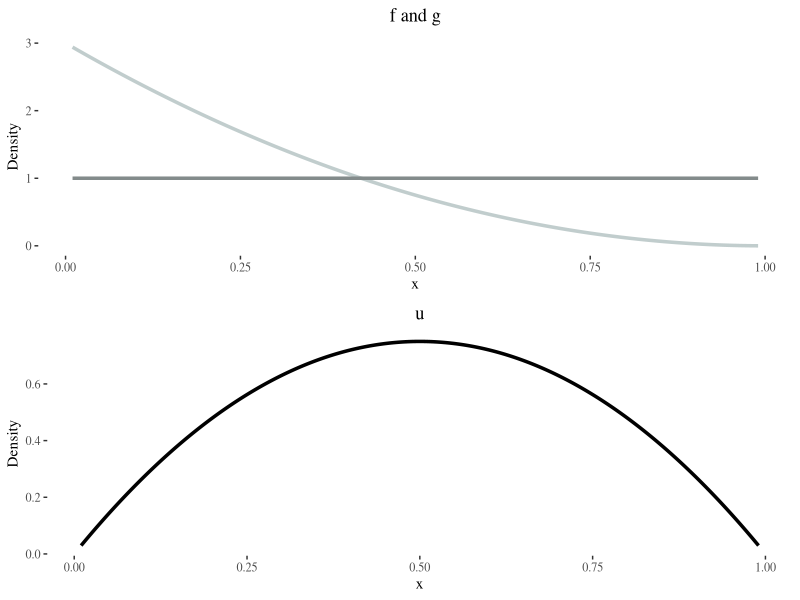

This chart was generated by the following R code:
library(tidyverse)
library(ggthemes)
library(gridExtra)
# fx = Beta(a,b), fy = Beta(a, b-delta)
a = 1
b = 3
delta = 2
u = seq(0.01, 0.99, 0.001)
theta = beta(a,b-delta)/beta(a,b)
neg_dr = -delta*(1-u)^(-1+delta)*beta(a,b-delta)/beta(a,b)
fu = pbeta(u,a, b-delta)*neg_dr/(1-theta)
fx = dbeta(u, a, b)
fy = dbeta(u, a, b-delta)
df = data.frame(f = c(fx, fy),
                x = rep(u, 2), 
                dist = rep(c("F","G"), each = length(u)))


p1 = ggplot(df) +
  aes(x = x, y = f, color = dist, linetype = dist) +
  geom_line(size = 1.2) +
  ylab("Density") +
  scale_color_manual(values = c("azure3", "azure4")) +
  scale_linetype_manual(values = c("solid", "solid")) +
  theme_tufte() +
  theme(legend.position = "none") +
  theme(plot.title = element_text(hjust = 0.5)) +
  ggtitle(expression("f and g"))



df1 = data.frame(f = fu,
                 x = u,
                 dist = rep("U", length(u)))

p2 = ggplot(df1) +
  aes(x = x, y = f, color = dist, linetype = dist) +
  geom_line(size = 1.2) +
  ylab("Density") +
  scale_color_manual(values = "black") +
  scale_linetype_manual(values = "solid") +
  theme_tufte() +
  theme(legend.position = "none") +
  theme(plot.title = element_text(hjust = 0.5)) +
  ggtitle("u")


grid.arrange(p1, p2, nrow = 2)
